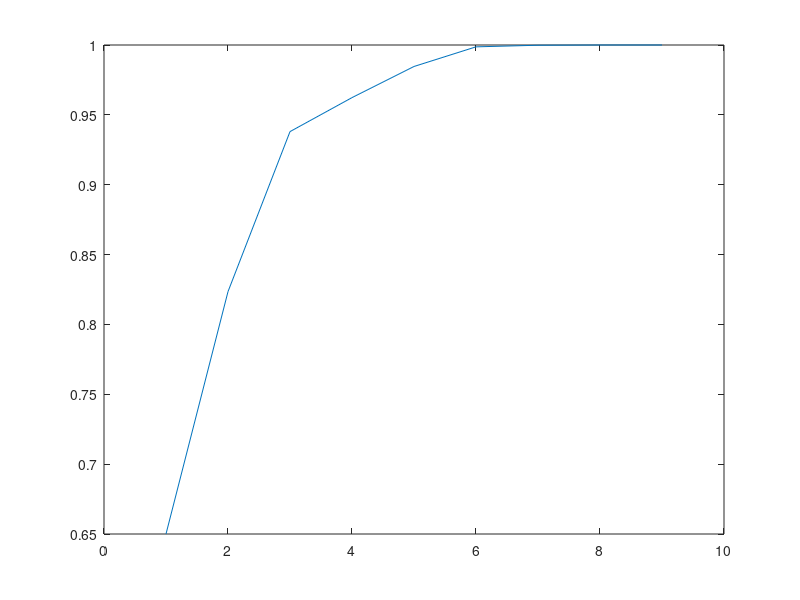
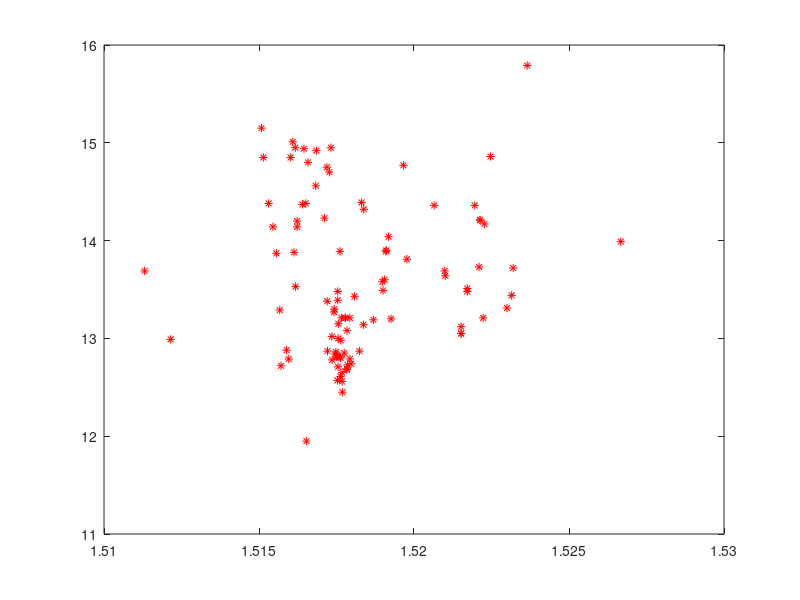

These charts were generated, in order, by the following MATLAB code:
a = csvread('glassdata16.csv');
dimen = 9;
rows = 99;
for i = 1 : dimen
    mu(i) = sum(a(:,i))/rows;
end
for i = 1 : dimen
    for j = i : dimen
        sig(i,j) = 0;
        for k = 1 : rows
            sig(i,j) = sig(i,j) + (a(k,i)-mu(i))*(a(k,j)-mu(j));
        end
        sig(i,j) = sig(i,j)/rows;
        sig(j,i) = sig(i,j);
    end
end
disp(sig);
[V,D] = eig(sig);
disp(D);
for i = 1 : dimen
    j = dimen-i+1;
    eigenvals(i)=D(j,j);
end
disp(eigenvals')

norm = sum(eigenvals);
pov(1) = eigenvals(1);
for i = 2 : dimen
    pov(i) = pov(i-1) + eigenvals(i);
end

pov = pov/norm;
disp(pov(3));
figure(1);
plot(pov);



figure();
plot(a(:,1),a(:,2),'r*')